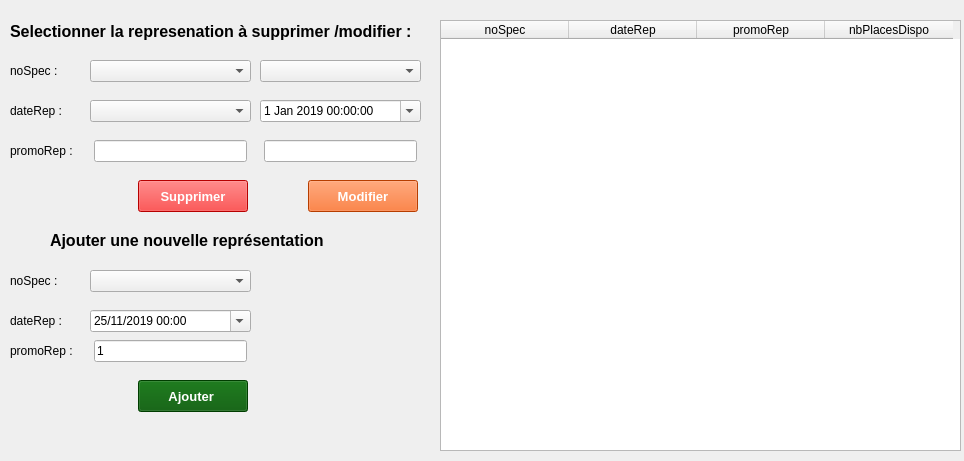
<?xml version="1.0" encoding="UTF-8"?>
<ui version="4.0">
 <class>fct_comp_7</class>
 <widget class="QDialog" name="fct_comp_7">
  <property name="windowModality">
   <enum>Qt::ApplicationModal</enum>
  </property>
  <property name="geometry">
   <rect>
    <x>0</x>
    <y>0</y>
    <width>964</width>
    <height>461</height>
   </rect>
  </property>
  <property name="windowTitle">
   <string>Gestion de representation</string>
  </property>
  <widget class="QTableWidget" name="table_fct_comp_7">
   <property name="geometry">
    <rect>
     <x>440</x>
     <y>20</y>
     <width>521</width>
     <height>431</height>
    </rect>
   </property>
   <attribute name="horizontalHeaderDefaultSectionSize">
    <number>128</number>
   </attribute>
   <column>
    <property name="text">
     <string>noSpec</string>
    </property>
   </column>
   <column>
    <property name="text">
     <string>dateRep</string>
    </property>
   </column>
   <column>
    <property name="text">
     <string>promoRep</string>
    </property>
   </column>
   <column>
    <property name="text">
     <string>nbPlacesDispo</string>
    </property>
   </column>
  </widget>
  <widget class="QLabel" name="message_fct_comp_7">
   <property name="geometry">
    <rect>
     <x>10</x>
     <y>410</y>
     <width>421</width>
     <height>41</height>
    </rect>
   </property>
   <property name="styleSheet">
    <string notr="true">color: rgb(255, 0, 0);</string>
   </property>
   <property name="text">
    <string/>
   </property>
  </widget>
  <widget class="QLabel" name="label">
   <property name="geometry">
    <rect>
     <x>137</x>
     <y>10</y>
     <width>331</width>
     <height>20</height>
    </rect>
   </property>
   <property name="text">
    <string/>
   </property>
  </widget>
  <widget class="QComboBox" name="noSpec_fct_combo_7_2_1">
   <property name="geometry">
    <rect>
     <x>90</x>
     <y>60</y>
     <width>161</width>
     <height>22</height>
    </rect>
   </property>
  </widget>
  <widget class="QLabel" name="label_7_2_1">
   <property name="geometry">
    <rect>
     <x>10</x>
     <y>11</y>
     <width>411</width>
     <height>41</height>
    </rect>
   </property>
   <property name="font">
    <font>
     <family>Segoe UI</family>
     <pointsize>12</pointsize>
     <weight>75</weight>
     <bold>true</bold>
    </font>
   </property>
   <property name="text">
    <string>Selectionner la represenation à supprimer /modifier :</string>
   </property>
  </widget>
  <widget class="QComboBox" name="dateRep_combo_fct_comp_7_2">
   <property name="geometry">
    <rect>
     <x>90</x>
     <y>100</y>
     <width>161</width>
     <height>22</height>
    </rect>
   </property>
  </widget>
  <widget class="QLabel" name="noSpec_label_7_2_1">
   <property name="geometry">
    <rect>
     <x>10</x>
     <y>60</y>
     <width>59</width>
     <height>22</height>
    </rect>
   </property>
   <property name="text">
    <string>noSpec :</string>
   </property>
  </widget>
  <widget class="QLabel" name="dateRep_label_7_2_1">
   <property name="geometry">
    <rect>
     <x>10</x>
     <y>100</y>
     <width>59</width>
     <height>22</height>
    </rect>
   </property>
   <property name="text">
    <string>dateRep :</string>
   </property>
  </widget>
  <widget class="QPushButton" name="pushButton_edit_7_2">
   <property name="enabled">
    <bool>true</bool>
   </property>
   <property name="geometry">
    <rect>
     <x>308</x>
     <y>180</y>
     <width>110</width>
     <height>32</height>
    </rect>
   </property>
   <property name="font">
    <font>
     <family>Segoe UI</family>
     <pointsize>10</pointsize>
     <weight>75</weight>
     <bold>true</bold>
    </font>
   </property>
   <property name="autoFillBackground">
    <bool>false</bool>
   </property>
   <property name="styleSheet">
    <string notr="true">color: rgb(255, 255, 255);
background-color: rgb(255, 85, 0);</string>
   </property>
   <property name="text">
    <string>Modifier</string>
   </property>
   <property name="checkable">
    <bool>false</bool>
   </property>
   <property name="autoDefault">
    <bool>false</bool>
   </property>
  </widget>
  <widget class="QComboBox" name="noSpec_fct_combo_7_2_2">
   <property name="geometry">
    <rect>
     <x>260</x>
     <y>60</y>
     <width>161</width>
     <height>22</height>
    </rect>
   </property>
  </widget>
  <widget class="QPushButton" name="pushButton_supprimer">
   <property name="geometry">
    <rect>
     <x>138</x>
     <y>180</y>
     <width>110</width>
     <height>32</height>
    </rect>
   </property>
   <property name="font">
    <font>
     <family>Segoe UI</family>
     <pointsize>10</pointsize>
     <weight>75</weight>
     <bold>true</bold>
    </font>
   </property>
   <property name="styleSheet">
    <string notr="true">color: rgb(255, 255, 255);
background-color: rgb(255, 0, 0);</string>
   </property>
   <property name="text">
    <string>Supprimer</string>
   </property>
   <property name="autoDefault">
    <bool>false</bool>
   </property>
  </widget>
  <widget class="QLabel" name="dateRep_label_7_1">
   <property name="geometry">
    <rect>
     <x>10</x>
     <y>310</y>
     <width>59</width>
     <height>22</height>
    </rect>
   </property>
   <property name="text">
    <string>dateRep :</string>
   </property>
  </widget>
  <widget class="QDateTimeEdit" name="dateRepEdit_fct_comp_7_1">
   <property name="geometry">
    <rect>
     <x>90</x>
     <y>310</y>
     <width>161</width>
     <height>22</height>
    </rect>
   </property>
   <property name="date">
    <date>
     <year>2019</year>
     <month>11</month>
     <day>25</day>
    </date>
   </property>
   <property name="minimumDateTime">
    <datetime>
     <hour>0</hour>
     <minute>0</minute>
     <second>0</second>
     <year>2019</year>
     <month>11</month>
     <day>25</day>
    </datetime>
   </property>
   <property name="displayFormat">
    <string>dd/MM/yyyy HH:mm</string>
   </property>
   <property name="calendarPopup">
    <bool>true</bool>
   </property>
  </widget>
  <widget class="QLabel" name="noSpec_label_7_1">
   <property name="geometry">
    <rect>
     <x>10</x>
     <y>270</y>
     <width>59</width>
     <height>22</height>
    </rect>
   </property>
   <property name="text">
    <string>noSpec :</string>
   </property>
  </widget>
  <widget class="QLabel" name="promo_label_7_1">
   <property name="geometry">
    <rect>
     <x>10</x>
     <y>340</y>
     <width>71</width>
     <height>22</height>
    </rect>
   </property>
   <property name="text">
    <string>promoRep :</string>
   </property>
  </widget>
  <widget class="QLabel" name="label_7_1">
   <property name="geometry">
    <rect>
     <x>50</x>
     <y>220</y>
     <width>351</width>
     <height>41</height>
    </rect>
   </property>
   <property name="font">
    <font>
     <family>Segoe UI</family>
     <pointsize>12</pointsize>
     <weight>75</weight>
     <bold>true</bold>
    </font>
   </property>
   <property name="text">
    <string>Ajouter une nouvelle représentation</string>
   </property>
  </widget>
  <widget class="QLineEdit" name="promoRep_lineEdit_fct_comp_7_1">
   <property name="enabled">
    <bool>true</bool>
   </property>
   <property name="geometry">
    <rect>
     <x>94</x>
     <y>340</y>
     <width>153</width>
     <height>22</height>
    </rect>
   </property>
   <property name="text">
    <string>1</string>
   </property>
   <property name="cursorPosition">
    <number>1</number>
   </property>
  </widget>
  <widget class="QPushButton" name="pushButton_1">
   <property name="geometry">
    <rect>
     <x>138</x>
     <y>380</y>
     <width>110</width>
     <height>32</height>
    </rect>
   </property>
   <property name="font">
    <font>
     <family>Segoe UI</family>
     <pointsize>10</pointsize>
     <weight>75</weight>
     <bold>true</bold>
    </font>
   </property>
   <property name="autoFillBackground">
    <bool>false</bool>
   </property>
   <property name="styleSheet">
    <string notr="true">color: rgb(255, 255, 255);
background-color: rgb(0, 85, 0);</string>
   </property>
   <property name="text">
    <string>Ajouter </string>
   </property>
   <property name="checkable">
    <bool>false</bool>
   </property>
   <property name="autoDefault">
    <bool>false</bool>
   </property>
  </widget>
  <widget class="QComboBox" name="noSpec_fct_combo_7_1">
   <property name="geometry">
    <rect>
     <x>90</x>
     <y>270</y>
     <width>161</width>
     <height>22</height>
    </rect>
   </property>
   <property name="editable">
    <bool>false</bool>
   </property>
  </widget>
  <widget class="QLabel" name="mesage_fct_comp_7_2">
   <property name="geometry">
    <rect>
     <x>10</x>
     <y>210</y>
     <width>301</width>
     <height>20</height>
    </rect>
   </property>
   <property name="styleSheet">
    <string notr="true">color: rgb(255, 0, 0);</string>
   </property>
   <property name="text">
    <string/>
   </property>
  </widget>
  <widget class="QLabel" name="promo_label_7_2_2">
   <property name="enabled">
    <bool>true</bool>
   </property>
   <property name="geometry">
    <rect>
     <x>10</x>
     <y>140</y>
     <width>71</width>
     <height>22</height>
    </rect>
   </property>
   <property name="text">
    <string>promoRep :</string>
   </property>
  </widget>
  <widget class="QLineEdit" name="promoRep_lineEdit_fct_comp_7_2_2">
   <property name="enabled">
    <bool>true</bool>
   </property>
   <property name="geometry">
    <rect>
     <x>94</x>
     <y>140</y>
     <width>153</width>
     <height>22</height>
    </rect>
   </property>
   <property name="text">
    <string/>
   </property>
   <property name="cursorPosition">
    <number>0</number>
   </property>
   <property name="readOnly">
    <bool>true</bool>
   </property>
  </widget>
  <widget class="QLineEdit" name="promoRep_lineEdit_fct_comp_7_2">
   <property name="geometry">
    <rect>
     <x>264</x>
     <y>140</y>
     <width>153</width>
     <height>22</height>
    </rect>
   </property>
  </widget>
  <widget class="QDateTimeEdit" name="dateRepEdit_fct_comp_7_2">
   <property name="geometry">
    <rect>
     <x>260</x>
     <y>100</y>
     <width>161</width>
     <height>22</height>
    </rect>
   </property>
   <property name="dateTime">
    <datetime>
     <hour>0</hour>
     <minute>0</minute>
     <second>0</second>
     <year>2019</year>
     <month>1</month>
     <day>1</day>
    </datetime>
   </property>
   <property name="minimumDateTime">
    <datetime>
     <hour>0</hour>
     <minute>0</minute>
     <second>0</second>
     <year>2019</year>
     <month>1</month>
     <day>1</day>
    </datetime>
   </property>
   <property name="calendarPopup">
    <bool>true</bool>
   </property>
  </widget>
 </widget>
 <resources/>
 <connections>
  <connection>
   <sender>pushButton_supprimer</sender>
   <signal>clicked()</signal>
   <receiver>fct_comp_7</receiver>
   <slot>deleteRepresentation()</slot>
   <hints>
    <hint type="sourcelabel">
     <x>231</x>
     <y>189</y>
    </hint>
    <hint type="destinationlabel">
     <x>400</x>
     <y>209</y>
    </hint>
   </hints>
  </connection>
  <connection>
   <sender>pushButton_edit_7_2</sender>
   <signal>clicked()</signal>
   <receiver>fct_comp_7</receiver>
   <slot>editRepresentation()</slot>
   <hints>
    <hint type="sourcelabel">
     <x>348</x>
     <y>191</y>
    </hint>
    <hint type="destinationlabel">
     <x>412</x>
     <y>266</y>
    </hint>
   </hints>
  </connection>
  <connection>
   <sender>pushButton_1</sender>
   <signal>clicked()</signal>
   <receiver>fct_comp_7</receiver>
   <slot>addRepresentation()</slot>
   <hints>
    <hint type="sourcelabel">
     <x>229</x>
     <y>382</y>
    </hint>
    <hint type="destinationlabel">
     <x>76</x>
     <y>365</y>
    </hint>
   </hints>
  </connection>
  <connection>
   <sender>noSpec_fct_combo_7_2_1</sender>
   <signal>currentTextChanged(QString)</signal>
   <receiver>fct_comp_7</receiver>
   <slot>refreshDateRep()</slot>
   <hints>
    <hint type="sourcelabel">
     <x>141</x>
     <y>76</y>
    </hint>
    <hint type="destinationlabel">
     <x>102</x>
     <y>89</y>
    </hint>
   </hints>
  </connection>
  <connection>
   <sender>dateRep_combo_fct_comp_7_2</sender>
   <signal>currentTextChanged(QString)</signal>
   <receiver>fct_comp_7</receiver>
   <slot>refreshPromoRep()</slot>
   <hints>
    <hint type="sourcelabel">
     <x>221</x>
     <y>115</y>
    </hint>
    <hint type="destinationlabel">
     <x>150</x>
     <y>132</y>
    </hint>
   </hints>
  </connection>
 </connections>
 <slots>
  <slot>open_fct_comp_8()</slot>
  <slot>refreshResult()</slot>
  <slot>refreshResult1()</slot>
  <slot>refreshDateRep()</slot>
  <slot>deleteRep()</slot>
  <slot>refreshcomboSpec1()</slot>
  <slot>addRepresentation()</slot>
  <slot>open_fct_comp_7_1()</slot>
  <slot>open_fct_comp_7_2()</slot>
  <slot>open_fct_comp_7_3()</slot>
  <slot>editRepresentation()</slot>
  <slot>deleteRepresentation()</slot>
  <slot>refreshPromoRep()</slot>
 </slots>
</ui>
